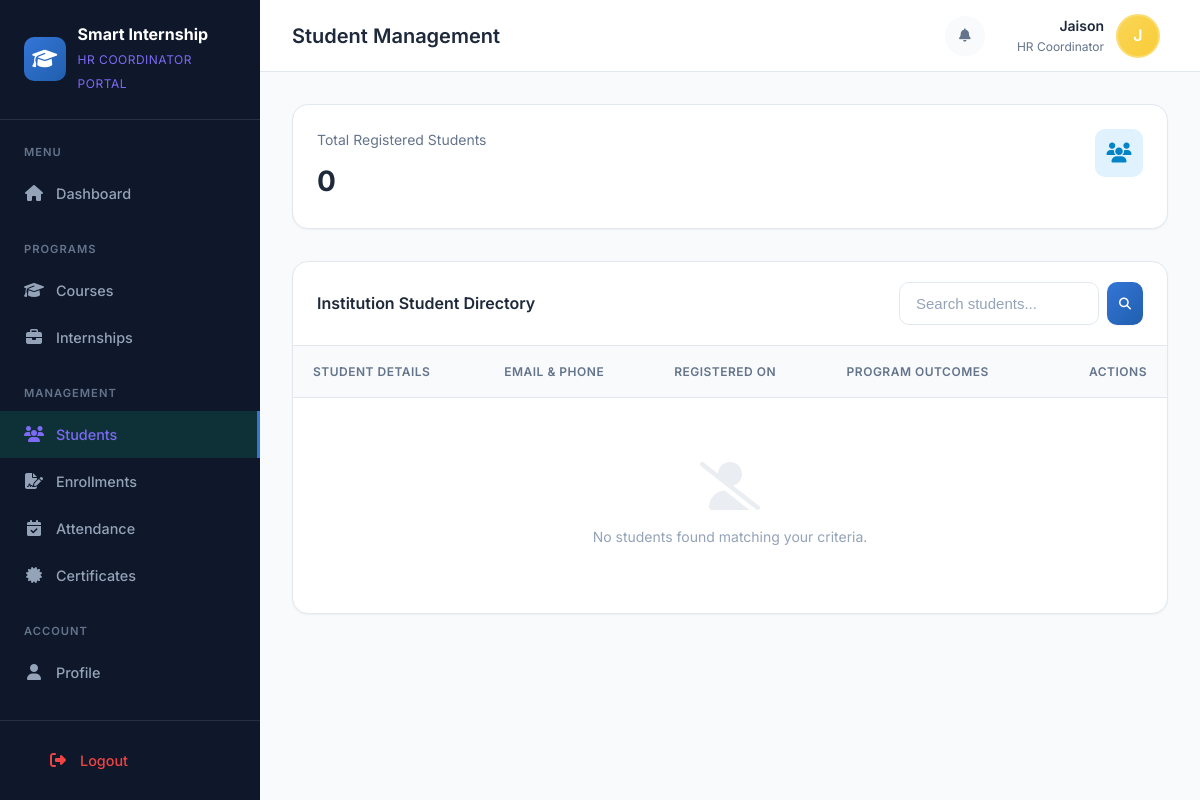
The app's page /coordinator/students/ (signed in), older data.
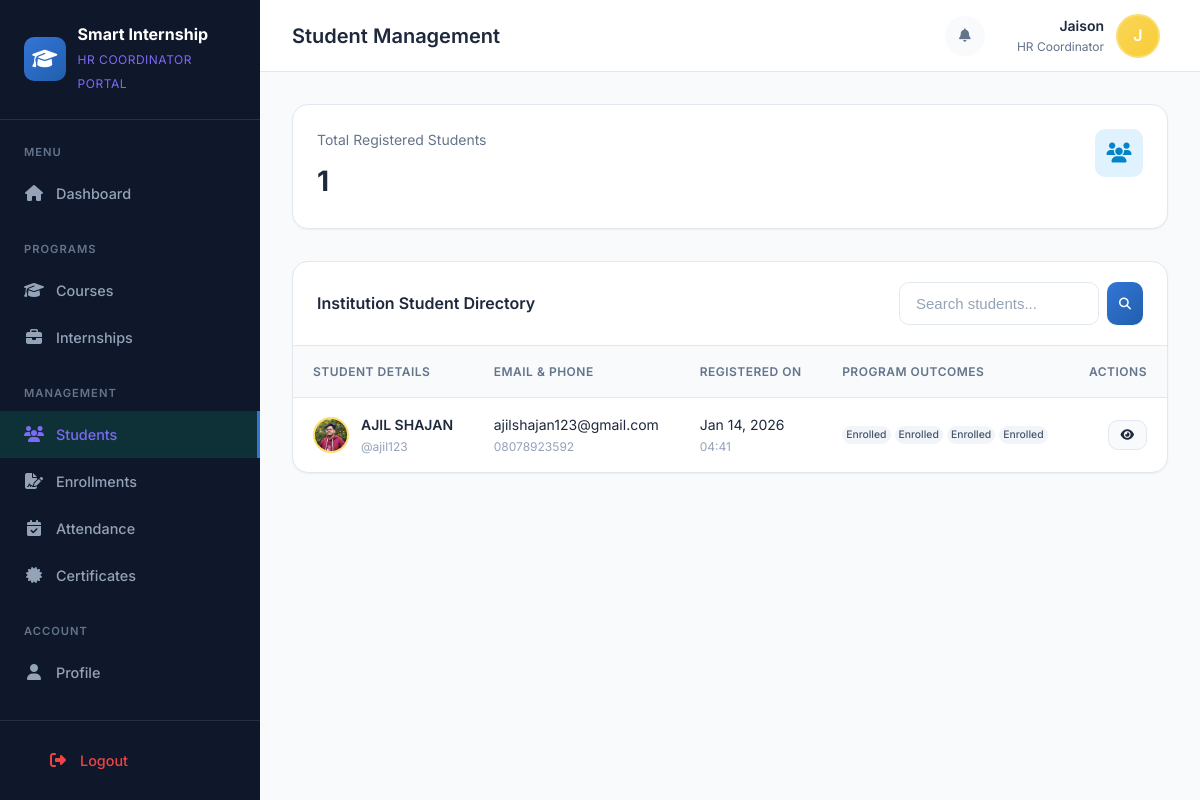
The same page, newer data.
### accounts/models.py (models this page shows, shortened)
class User(AbstractUser):
    ROLE_CHOICES = (
        ('ADMIN', 'Admin'),
        ('COORDINATOR', 'HR Coordinator'),
        ('STUDENT', 'Student'),
    )
    APPROVAL_STATUS_CHOICES = (
        ('PENDING', 'Pending Approval'),
        ('APPROVED', 'Approved'),
        ('REJECTED', 'Rejected'),
    )
    role = models.CharField(max_length=20, choices=ROLE_CHOICES, default='STUDENT')
    phone = models.CharField(max_length=15, blank=True, null=True)
    address = models.TextField(blank=True, null=True)
    profile_picture = models.ImageField(upload_to='profiles/', blank=True, null=True)
    institution = models.ForeignKey(
        'institutions.Institution',
        on_delete=models.SET_NULL,
        null=True,
        blank=True,
        related_name='users'
    )
    qualification = models.CharField(max_length=255, blank=True, null=True, help_text="Student's highest qualification")
    is_active = models.BooleanField(default=True)
    approval_status = models.CharField(
        max_length=20,
        choices=APPROVAL_STATUS_CHOICES,
        default='APPROVED',  # Default to APPROVED for admin/coordinator, will be PENDING for students
        help_text='Approval status for student registrations'
    )
    approved_by = models.ForeignKey(
        'self',
        on_delete=models.SET_NULL,
        null=True,
        blank=True,
        related_name='approved_students',
        help_text='Coordinator or Admin who approved/rejected this user'
    )
    approval_date = models.DateTimeField(null=True, blank=True)
    rejection_reason = models.TextField(blank=True, null=True, help_text='Reason for rejection if rejected')
    created_at = models.DateTimeField(auto_now_add=True)
    updated_at = models.DateTimeField(auto_now=True)
    class Meta:
        verbose_name = 'User'
        verbose_name_plural = 'Users'

### applications/models.py (models this page shows, shortened)
class Application(models.Model):
    STATUS_CHOICES = [
        ('PENDING', 'Pending'),
        ('APPROVED', 'Approved'),
        ('REJECTED', 'Rejected'),
        ('WITHDRAWN', 'Withdrawn'),
    ]
    student = models.ForeignKey(
        settings.AUTH_USER_MODEL,
        on_delete=models.CASCADE,
        limit_choices_to={'role': 'STUDENT'},
        related_name='applications'
    )
    course = models.ForeignKey(Course, null=True, blank=True, on_delete=models.CASCADE)
    internship = models.ForeignKey(Internship, null=True, blank=True, on_delete=models.CASCADE)
    status = models.CharField(max_length=20, choices=STATUS_CHOICES, default='PENDING')
    applied_at = models.DateTimeField(auto_now_add=True)
    reviewed_at = models.DateTimeField(blank=True, null=True)
    reviewed_by = models.ForeignKey(
        settings.AUTH_USER_MODEL,
        on_delete=models.SET_NULL,
        null=True,
        blank=True,
        related_name='reviewed_applications'
    )
    notes = models.TextField(blank=True, null=True, help_text="Notes from reviewer")
    student_remarks = models.TextField(blank=True, null=True, help_text="Remarks from student")
    class Meta:
        verbose_name = 'Application'
        verbose_name_plural = 'Applications'
        ordering = ['-applied_at']

### accounts/coordinator_views.py (the view, shortened to what this page needs)
# urls.py: path('students/', coordinator_views.student_list, name='students'),
@coordinator_required
def student_list(request):
    coordinator = request.user
    query = request.GET.get('q', '')
    courses = Course.objects.filter(coordinator=coordinator)
    internships = Internship.objects.filter(coordinator=coordinator)
    students = User.objects.filter(
        role='STUDENT',
        applications__course__in=courses
    ) | User.objects.filter(
        role='STUDENT',
        applications__internship__in=internships
    )
    students = students.distinct().prefetch_related('applications', 'applications__certificate').order_by('-created_at')
    total_students = students.count()
    context = {
        'students': students,
        'total_students': total_students,
        'query': query,
    }
    return render(request, 'coordinator/students.html', context)

### templates/coordinator/students.html (shortened to what the changed rows need)
{% extends 'coordinator/base.html' %}
{% block page_title %}Student Management{% endblock %}
{% block content %}
<div class="stats-grid" style="grid-template-columns: repeat(auto-fit, minmax(240px, 1fr));">
    <div class="stat-card">
        <div class="stat-content">
            <span class="stat-label">Total Registered Students</span>
            <span class="stat-value">{{ total_students }}</span>
        </div>
    </div>
</div>
<div class="card">
    <div class="card-body" style="padding: 0;">
        <div class="table-container">
            <table class="data-table">
                <thead>
                    <tr>
                        <th>Student Details</th>
                        <th>Email & Phone</th>
                        <th>Registered On</th>
                        <th>Program Outcomes</th>
                        <th style="text-align: right;">Actions</th>
                    </tr>
                </thead>
                <tbody>
                    {% for student in students %}
                    <tr>
                        <td>
                            <div style="display: flex; align-items: center; gap: var(--space-3);">
                                <div class="user-avatar" style="width: 36px; height: 36px; font-size: 0.875rem;">
                                    {% if student.profile_picture %}
                                        <img src="{{ student.profile_picture.url }}" alt="" style="width: 100%; height: 100%; border-radius: 50%; object-fit: cover;">
                                    {% else %}
                                        {{ student.username|slice:":1"|upper }}
                                    {% endif %}
                                </div>
                                <div>
                                    <div style="font-weight: 600;">{{ student.get_full_name|default:student.username }}</div>
                                    <div style="font-size: 0.75rem; color: var(--text-muted);">@{{ student.username }}</div>
                                </div>
                            </div>
                        </td>
                        <td>
                            <div style="font-size: 0.875rem;">{{ student.email }}</div>
                            <div style="font-size: 0.75rem; color: var(--text-muted);">{{ student.phone|default:"No phone" }}</div>
                        </td>
                        <td>
                            <div style="font-size: 0.875rem;">{{ student.created_at|date:"M d, Y" }}</div>
                            <div style="font-size: 0.75rem; color: var(--text-muted);">{{ student.created_at|time:"H:i" }}</div>
                        </td>
                        <td>
                            {% if student.applications.exists %}
                                <div style="display: flex; flex-wrap: wrap; gap: 4px;">
                                    {% for app in student.applications.all %}
                                        {% if app.certificate %}
                                            <span class="badge {% if app.certificate.status == 'ISSUED' %}badge-success{% else %}badge-info{% endif %}" style="font-size: 0.65rem; padding: 1px 4px;">
                                                <i class="fas fa-certificate"></i> {{ app.certificate.status|title }}
                                            </span>
                                        {% else %}
                                            <span class="badge badge-neutral" style="font-size: 0.65rem; padding: 1px 4px;">
                                                Enrolled
                                            </span>
                                        {% endif %}
                                    {% endfor %}
                                </div>
                            {% else %}
                                <span style="font-size: 0.75rem; color: var(--text-muted);">No enrollments</span>
                            {% endif %}
                        </td>
                        <td style="text-align: right;">
                            <div style="display: flex; gap: var(--space-2); justify-content: flex-end; align-items: center;">
                                <a href="{% url 'coordinator:student_detail' student.id %}" class="btn btn-secondary btn-sm" title="View Profile">
                                    <i class="fas fa-eye"></i>
                                </a>
                            </div>
                        </td>
                    </tr>
                    {% empty %}
                    <tr>
                        <td colspan="5">
                            <div style="padding: var(--space-12); text-align: center; color: var(--text-muted);">
                                <i class="fas fa-user-slash" style="font-size: 3rem; margin-bottom: var(--space-4); opacity: 0.2;"></i>
                                <p>No students found matching your criteria.</p>
                            </div>
                        </td>
                    </tr>
                    {% endfor %}
                </tbody>
            </table>
        </div>
    </div>
</div>
{% endblock %}

Row changes from the older to the newer data that the page shows:
added User: profile_picture (picture), get_full_name "AJIL SHAJAN", username "ajil123", email "ajilshajan123@gmail.com", phone "08078923592", created_at "Jan 14, 2026", created_at "04:41"
Text that changed along with them:
{{ total_students }}: "0" → "1"
text no longer shown: "No students found matching your criteria."
